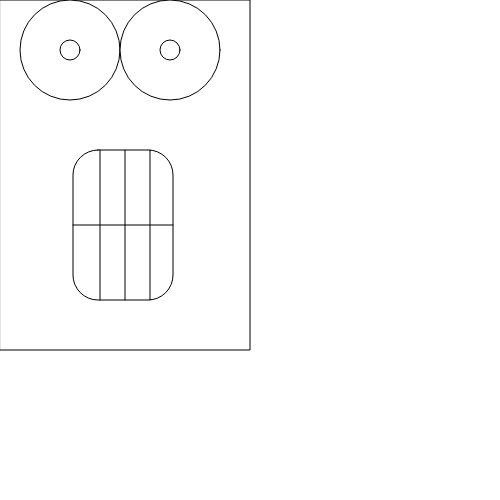
Frame 1 (no input)
Frame 60 (no input): identical to frame 1, image omitted
Frame 120 (the mouse pressed at the canvas centre since frame 60): identical to frame 1, image omitted

The p5.js sketch that drew this single still picture (run headless with seeded random() and noise() and a simulated clock; from frame 60 on, the mouse is pressed at the canvas centre):

// p5.js sketch
// ── sketch.js
function setup() {
  createCanvas(500,500);
}

function draw() {
  background(255);
  rect(0,0,250,350);
  //eyes
  ellipse(70,50,100,100);
  ellipse(170,50,100,100);
  //pupils
  ellipse(70,50,20,20);
  ellipse(170,50,20,20);
  //mouth
  rect(73,150,100,150,25);
  //teeth
  line(73,225,173,225);
  line(100,150,100,300);
  line(125,150,125,300);
  line(150,150,150,300);
}
